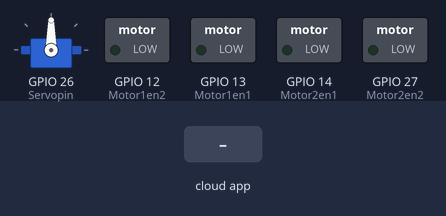
A sketch run on a simulated ESP32. Parts: servo, switched loads named in the sketch (green lamp = pin HIGH). The inputs (shaded band) are chosen by the test bench. WiFi joins after 1.5 s; servers stay silent unless stated; the ROS host is connected and sends only what is stated; what the sketch prints to the serial monitor is not drawn.

Above: at 2.7 s.
2.8 s: the phone or cloud app sets cmd_angle to 0
At 3.1 s:
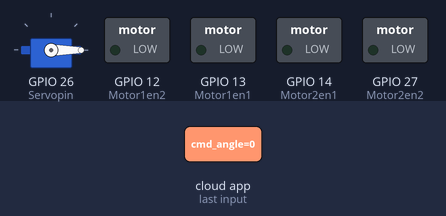
4.3 s: the phone or cloud app sets cmd_angle to 45
At 5.5 s:
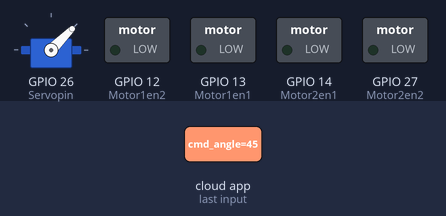
5.8 s: the phone or cloud app sets cmd_angle to 180
At 7.1 s:
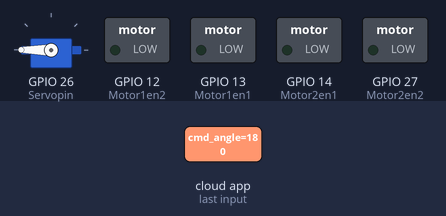
8.8 s: the phone or cloud app sets cmd_angle to 90
At 9.9 s:
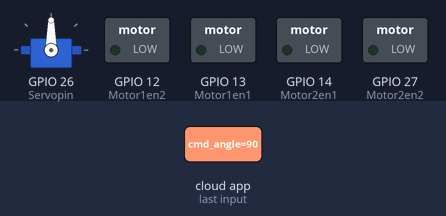
Timing chart, 0 to 11.3 s (numbered marks = the images above; inputs shaded):
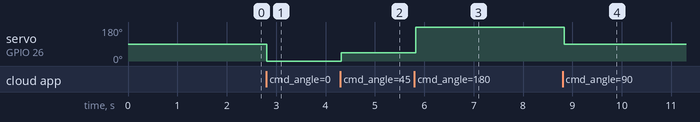

The sketch:

LowLevelCodeWithoutRTOS.ino
```cpp
// ---------------------------------------------------------------------------------------------------------------------------------------------
//This code will be our low level control over DC motors and Servo Motor(Steering Motor)
//Every Serial.println() is used for debegging and monitoring
// ---------------------------------------------------------------------------------------------------------------------------------------------
// Our includes
#include <ESP32Servo.h>
#include <WiFi.h>
#include <ros.h>
#include <std_msgs/Int32.h>

//Our macros
#define Servopin  26
#define Motor1en1 13
#define Motor1en2 12
#define Motor2en1 14
#define Motor2en2 27

#define Wifi_timeout 20000

//Our variables
uint32_t currentspeed = 0;

Servo steerServo;
//------------------------------------------------------------------------------------------------
const char* ssid     = "D-Link"; //Router Name
const char* password = "12345678";  //Router Password
IPAddress server(192,168,1,2); //IP Address of ROS Master Device (Raspberry pi)
//------------------------------------------------------------------------------------------------
const uint16_t serverPort = 11411;

ros::NodeHandle nh; //Definition of ROS handle

//-----------------------------------------------------
//This is How to make a publisher
//std_msgs::String msg; Or std_msgs::Int32 msg;
//ros::Publisher chatter("chatter", &msg);
// and don't forget to write nh.advertise(chatter); in void setup()
//-----------------------------------------------------
//This is how to make a subscriber
//void messageCb( const std_msgs::Int32& incoming_msg){
//   Serial.println(incoming_msg.data);
// }
// ros::Subscriber<std_msgs::Int32> sub("Esp32", &messageCb );
//And don't forget to wirte nh.subscibe(sub); in void setup()
//-----------------------------------------------------
void velCb( const std_msgs::Int32& velocity_msg){
  Serial.print("Received velocity from Master = ");
  Serial.println(velocity_msg.data);
  if(velocity_msg.data != currentspeed) currentspeed = velocity_msg.data;
}
ros::Subscriber<std_msgs::Int32> sub1("cmd_vel", &velCb );

void angleCb( const std_msgs::Int32& angle_msg){
  Serial.print("Received angle from Master = ");
  Serial.println(angle_msg.data);
  // if(angle_msg.data < 110 && angle_msg.data > 70)
  steerServo.write(angle_msg.data);
}
ros::Subscriber<std_msgs::Int32> sub2("cmd_angle", &angleCb );


void DCMotor(void * parameters){
  for(;;){
  switch (currentspeed)
  {case 1:
          digitalWrite(Motor1en1, HIGH);
          digitalWrite(Motor2en1, HIGH);
          digitalWrite(Motor1en2, LOW);
          digitalWrite(Motor2en2, LOW);
          break;
  case -1:
          digitalWrite(Motor1en1, LOW);
          digitalWrite(Motor2en1, LOW);
          digitalWrite(Motor1en2, HIGH);
          digitalWrite(Motor2en2, HIGH);
          break;
  case 0:
          digitalWrite(Motor1en1, LOW);
          digitalWrite(Motor2en1, LOW);
          digitalWrite(Motor1en2, LOW);
          digitalWrite(Motor2en2, LOW);
          break;
  default:
          digitalWrite(Motor1en1, LOW);
          digitalWrite(Motor2en1, LOW);
          digitalWrite(Motor1en2, LOW);
          digitalWrite(Motor2en2, LOW);
  }
  vTaskDelay(100 / portTICK_PERIOD_MS);
  }
}


void KeepWiFiAlive( void * parameters)
{
for(;;){
if(WiFi.status() == WL_CONNECTED)
{
Serial.println("Wifi still connected");
// Serial.println(WiFi.localIP());
vTaskDelay(5000/ portTICK_PERIOD_MS);
continue;
}
Serial.print("Connecting to WiFi");
WiFi.begin(ssid, password);
unsigned long startattempttime = millis();
while(WiFi.status() != WL_CONNECTED && millis()-startattempttime < Wifi_timeout){
Serial.print(".");
delay(100);

if(WiFi.status() !=WL_CONNECTED)
{
  Serial.println("Failed to connect");
  vTaskDelay(5000/portTICK_RATE_MS);
  continue;
}
else{
  Serial.print("Connected ");
Serial.println(WiFi.localIP());
}
}
}
}


void setup() {
Serial.begin(115200);

steerServo.attach(Servopin);
steerServo.write(90);

pinMode(Motor1en1, OUTPUT);
pinMode(Motor1en2, OUTPUT);
pinMode(Motor2en1, OUTPUT);
pinMode(Motor2en2, OUTPUT);


WiFi.begin(ssid, password);
while (WiFi.status() != WL_CONNECTED) {
  delay(500);
  Serial.print(".");
}
Serial.println(WiFi.localIP()); //after connecting to wifi print the local ip of the esp32

nh.getHardware()->setConnection(server, serverPort);

nh.initNode();
  //To check that esp32 in sync with raspberry pi
Serial.println(nh.getHardware()->getLocalIP());

nh.subscribe(sub1);
nh.subscribe(sub2);

xTaskCreatePinnedToCore(
DCMotor,
"DCMotor",
1000,
NULL,
1,
NULL,
1);

xTaskCreatePinnedToCore(
KeepWiFiAlive,
"WiFi Check",
2000,
NULL,
1,
NULL,
0);


}

void loop() {

  nh.spinOnce();
  delay(100);

}
```

Measured:
- after the input at 2.8 s, servo on GPIO 26 (Servopin): 90° → 0° at once
- after the input at 4.3 s, servo on GPIO 26 (Servopin): 0° → 45° at once
- after the input at 5.8 s, servo on GPIO 26 (Servopin): 45° → 180° at once
- after the input at 8.8 s, servo on GPIO 26 (Servopin): 180° → 90° at once
